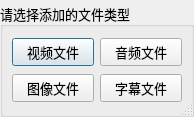
<?xml version="1.0" encoding="UTF-8"?>
<ui version="4.0">
 <class>Dialog</class>
 <widget class="QDialog" name="Dialog">
  <property name="geometry">
   <rect>
    <x>0</x>
    <y>0</y>
    <width>194</width>
    <height>117</height>
   </rect>
  </property>
  <property name="font">
   <font>
    <family>微软雅黑</family>
    <pointsize>10</pointsize>
   </font>
  </property>
  <property name="windowTitle">
   <string>选择对话框</string>
  </property>
  <property name="sizeGripEnabled">
   <bool>true</bool>
  </property>
  <layout class="QGridLayout" name="gridLayout_2">
   <property name="leftMargin">
    <number>0</number>
   </property>
   <property name="topMargin">
    <number>3</number>
   </property>
   <property name="rightMargin">
    <number>0</number>
   </property>
   <property name="bottomMargin">
    <number>0</number>
   </property>
   <item row="0" column="0">
    <widget class="QGroupBox" name="groupBox">
     <property name="title">
      <string>请选择添加的文件类型</string>
     </property>
     <layout class="QGridLayout" name="gridLayout">
      <item row="0" column="0">
       <widget class="QPushButton" name="pushButton_video">
        <property name="text">
         <string>视频文件</string>
        </property>
       </widget>
      </item>
      <item row="0" column="1">
       <widget class="QPushButton" name="pushButton_audio">
        <property name="text">
         <string>音频文件</string>
        </property>
       </widget>
      </item>
      <item row="1" column="0">
       <widget class="QPushButton" name="pushButton_pic">
        <property name="text">
         <string>图像文件</string>
        </property>
       </widget>
      </item>
      <item row="1" column="1">
       <widget class="QPushButton" name="pushButton_sub">
        <property name="text">
         <string>字幕文件</string>
        </property>
       </widget>
      </item>
     </layout>
    </widget>
   </item>
  </layout>
 </widget>
 <resources/>
 <connections/>
</ui>
